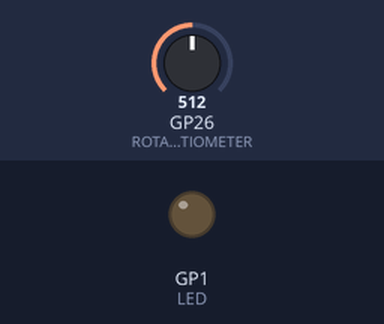
Recording of a program running on a simulated Raspberry Pi Pico. Parts: output pins drawn as LEDs (lit = HIGH). The test bench sets the inputs (shaded band); at power-on: GP26 (ROTARY_POTENTIOMETER) = 512. What the program prints to the serial monitor is not drawn.

Above: at 1.2 s.
1.3 s: GP26 (ROTARY_POTENTIOMETER) set to 409
At 3.5 s:
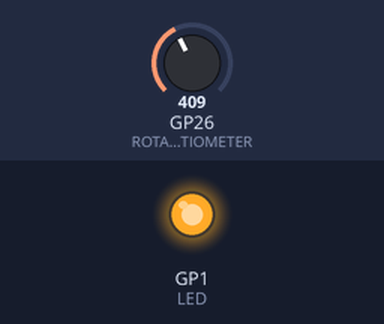
4.3 s: GP26 (ROTARY_POTENTIOMETER) set to 390
8.5 s: GP26 (ROTARY_POTENTIOMETER) set to 306
At 12.3 s:
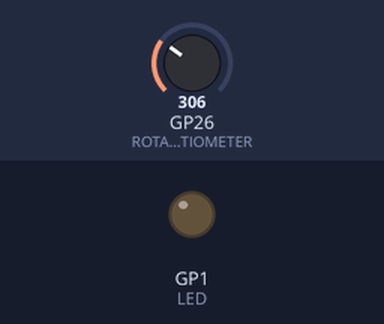
Timing chart, 0 to 12.5 s (numbered marks = the images above; inputs shaded):
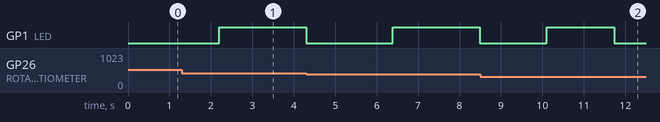

Measured:
- after the input at 1.3 s, GP1 (LED): LOW → HIGH after 0.91 s instead of 1.5 s
- after the input at 8.5 s, GP1 (LED): LOW → HIGH after 1.6 s instead of 2.1 s

The program:

main.cpp
```cpp
#include <Arduino.h>

#include <Arduino.h>

const int LED = 1;
const int ROTARY_POTENTIOMETER = 26;

int DELAY_TIME = 0;
int i = 0;

void setup()
{
  Serial.begin(9600);
  pinMode(LED, OUTPUT);
  pinMode(ROTARY_POTENTIOMETER, INPUT);

  digitalWrite(LED, LOW);
}

void loop()
{
  int rotaryPotentiometervalue = analogRead(ROTARY_POTENTIOMETER);

  Serial.println(rotaryPotentiometervalue);

  if(rotaryPotentiometervalue < 20)
  {
    digitalWrite(LED, HIGH);
    DELAY_TIME = 0;
    int i = 0;
  }
  else if(rotaryPotentiometervalue >= 20 && rotaryPotentiometervalue < 1024)
  {
    DELAY_TIME = 100 * (rotaryPotentiometervalue / 20 - 1);
    i++;
    if(i >= DELAY_TIME)
    {
      if(digitalRead(LED) == HIGH)
      {
        digitalWrite(LED, LOW);
      }
      else if(digitalRead(LED) == LOW)
      {
        digitalWrite(LED, HIGH);
      }
      i = 0;
    }
    delay(1);
  }
}
```
